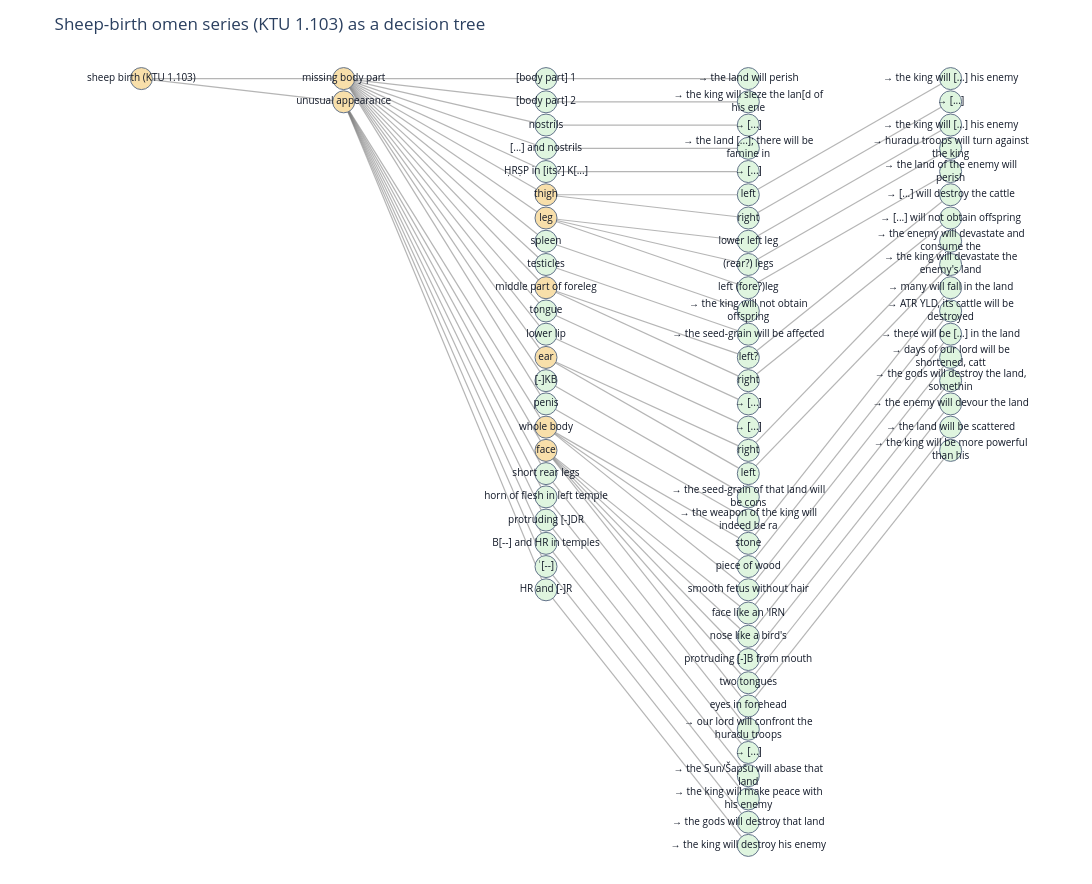

Write notebook code for a chart like this one.
### Markdown cell above
## 4. Draw the sheep-birth decision tree

This is the **sheep-birth** tablet — **RS 24.247+** (KTU 1.103+1.145), Pardee's *Malformed Animal Fetuses*. Its data file also carries a short set of **lunar** omens, but those are a *different* tablet (RIH 78/14) — we draw them on their own in §6, not mixed into this tree.

### Code cell
import collections
import textwrap
import plotly.graph_objects as go

def layered_pos(G, root=0):
    depth = {root: 0}
    q = collections.deque([root])
    while q:
        u = q.popleft()
        for v in G.successors(u):
            if v not in depth:
                depth[v] = depth[u] + 1
                q.append(v)
    rows = collections.defaultdict(list)
    for n, d in depth.items():
        rows[d].append(n)
    pos = {}
    for d, ns in rows.items():
        for i, n in enumerate(ns):
            pos[n] = (d, -i)
    return pos

def wrap_label(text, width=34):
    return "<br>".join(textwrap.wrap(text, width=width))

def plot_interactive_tree(G, title, root=0):
    pos = layered_pos(G, root=root)
    labels = {n: G.nodes[n]["label"] for n in G.nodes()}
    colors = ["#f8dfaa" if not G.nodes[n]["leaf"] else "#dff5df" for n in G.nodes()]

    edge_x, edge_y = [], []
    for u, v in G.edges():
        xu, yu = pos[u]; xv, yv = pos[v]
        edge_x.extend([xu, xv, None]); edge_y.extend([yu, yv, None])

    node_x = [pos[n][0] for n in G.nodes()]
    node_y = [pos[n][1] for n in G.nodes()]
    node_text = [labels[n] for n in G.nodes()]

    fig = go.Figure()
    fig.add_trace(go.Scatter(x=edge_x, y=edge_y, mode="lines",
        line=dict(color="rgba(120,120,120,0.55)", width=1.2),
        hoverinfo="skip", showlegend=False))
    fig.add_trace(go.Scatter(x=node_x, y=node_y, mode="markers+text",
        text=[wrap_label(t) for t in node_text], textposition="middle center",
        textfont=dict(size=10, color="#111827"),
        marker=dict(size=22, color=colors, line=dict(color="#64748b", width=1)),
        hovertemplate="<b>%{hovertext}</b><extra></extra>", hovertext=node_text,
        showlegend=False))

    # Adaptive canvas: wider for deeper trees, taller for more stacked siblings,
    # so a big omen series stays legible instead of cramped.
    per_depth = collections.Counter(int(x) for x in node_x)
    width  = max(1000, (max(per_depth) + 1) * 330)
    height = max(600, max(per_depth.values()) * 26)
    fig.update_layout(
        title=title, width=width, height=height,
        margin=dict(l=20, r=20, t=60, b=20),
        paper_bgcolor="white", plot_bgcolor="white",
        xaxis=dict(showgrid=False, zeroline=False, showticklabels=False,
                   range=[min(node_x) - 0.6, max(node_x) + 0.6]),
        yaxis=dict(showgrid=False, zeroline=False, showticklabels=False,
                   range=[min(node_y) - 0.8, max(node_y) + 0.8]),
        dragmode="pan")
    fig.show()   # render once; do NOT `return fig` (that caused a duplicate display)

plot_interactive_tree(G, "Sheep-birth omen series — RS 24.247+ (KTU 1.103+1.145)")

### Figure 1 — Plotly figure (JSON) as saved in the notebook; plotly's stock layout.template omitted (floating-point values rounded to 4 significant figures; data arrays with more than 128 entries replaced by an {"elided": "..."} marker saying what was removed)
{"data": [{"hoverinfo": "skip", "line": {"color": "rgba(120,120,120,0.55)", "width": 1.2}, "mode": "lines", "showlegend": false, "type": "scatter", "x": {"elided": "228 int values"}, "y": {"elided": "228 int values"}}, {"hovertemplate": "<b>%{hovertext}</b><extra></extra>", "hovertext": ["sheep birth (KTU 1.103)", "missing body part", "[body part] 1", "→ the land will perish", "[body part] 2", "→ the king will sieze the lan[d of his ene", "nostrils", "→ [...]", "[...] and nostrils", "→ the land [...]; there will be famine in ", "ḤRṢP in [its?] K[...]", "→ [...]", "thigh", "left", "→ the king will [...] his enemy", "right", "→ [...]", "leg", "lower left leg", "→ the king will [...] his enemy", "(rear?) legs", "→ huradu troops will turn against the king", "left (fore?)leg", "→ the land of the enemy will perish", "spleen", "→ the king will not obtain offspring", "testicles", "→ the seed-grain will be affected", "middle part of foreleg", "left?", "→ [...] will destroy the cattle", "right", "→ [...] will not obtain offspring", "tongue", "→ [...]", "lower lip", "→ [...]", "ear", "right", "→ the enemy will devastate and consume the", "left", "→ the king will devastate the enemy's land", "[-]KB", "→ the seed-grain of that land will be cons", "penis", "→ the weapon of the king will indeed be ra", "unusual appearance", "whole body", "stone", "→ many will fall in the land", "piece of wood", "→ ATR YLD, its cattle will be destroyed", "smooth fetus without hair", "→ there will be [...] in the land", "face", "face like an 'IRN", "→ days of our lord will be shortened, catt", "nose like a bird's", "→ the gods will destroy the land, somethin", "protruding [-]B from mouth", "→ the enemy will devour the land", "two tongues", "→ the land will be scattered", "eyes in forehead", "→ the king will be more powerful than his ", "short rear legs", "→ our lord will confront the huradu troops", "horn of flesh in left temple", "→ [...]", "protruding [-]DR", "→ the Sun/Šapšu will abase that land", "B[--] and HR in temples", "→ the king will make peace with his enemy", "ʿ[--]", "→ the gods will destroy that land", "HR and [-]R", "→ the king will destroy his enemy"], "marker": {"color": ["#f8dfaa", "#f8dfaa", "#dff5df", "#dff5df", "#dff5df", "#dff5df", "#dff5df", "#dff5df", "#dff5df", "#dff5df", "#dff5df", "#dff5df", "#f8dfaa", "#dff5df", "#dff5df", "#dff5df", "#dff5df", "#f8dfaa", "#dff5df", "#dff5df", "#dff5df", "#dff5df", "#dff5df", "#dff5df", "#dff5df", "#dff5df", "#dff5df", "#dff5df", "#f8dfaa", "#dff5df", "#dff5df", "#dff5df", "#dff5df", "#dff5df", "#dff5df", "#dff5df", "#dff5df", "#f8dfaa", "#dff5df", "#dff5df", "#dff5df", "#dff5df", "#dff5df", "#dff5df", "#dff5df", "#dff5df", "#f8dfaa", "#f8dfaa", "#dff5df", "#dff5df", "#dff5df", "#dff5df", "#dff5df", "#dff5df", "#f8dfaa", "#dff5df", "#dff5df", "#dff5df", "#dff5df", "#dff5df", "#dff5df", "#dff5df", "#dff5df", "#dff5df", "#dff5df", "#dff5df", "#dff5df", "#dff5df", "#dff5df", "#dff5df", "#dff5df", "#dff5df", "#dff5df", "#dff5df", "#dff5df", "#dff5df", "#dff5df"], "line": {"color": "#64748b", "width": 1}, "size": 22}, "mode": "markers+text", "showlegend": false, "text": ["sheep birth (KTU 1.103)", "missing body part", "[body part] 1", "→ the land will perish", "[body part] 2", "→ the king will sieze the lan[d of<br>his ene", "nostrils", "→ [...]", "[...] and nostrils", "→ the land [...]; there will be<br>famine in", "ḤRṢP in [its?] K[...]", "→ [...]", "thigh", "left", "→ the king will [...] his enemy", "right", "→ [...]", "leg", "lower left leg", "→ the king will [...] his enemy", "(rear?) legs", "→ huradu troops will turn against<br>the king", "left (fore?)leg", "→ the land of the enemy will<br>perish", "spleen", "→ the king will not obtain<br>offspring", "testicles", "→ the seed-grain will be affected", "middle part of foreleg", "left?", "→ [...] will destroy the cattle", "right", "→ [...] will not obtain offspring", "tongue", "→ [...]", "lower lip", "→ [...]", "ear", "right", "→ the enemy will devastate and<br>consume the", "left", "→ the king will devastate the<br>enemy's land", "[-]KB", "→ the seed-grain of that land will<br>be cons", "penis", "→ the weapon of the king will<br>indeed be ra", "unusual appearance", "whole body", "stone", "→ many will fall in the land", "piece of wood", "→ ATR YLD, its cattle will be<br>destroyed", "smooth fetus without hair", "→ there will be [...] in the land", "face", "face like an 'IRN", "→ days of our lord will be<br>shortened, catt", "nose like a bird's", "→ the gods will destroy the land,<br>somethin", "protruding [-]B from mouth", "→ the enemy will devour the land", "two tongues", "→ the land will be scattered", "eyes in forehead", "→ the king will be more powerful<br>than his", "short rear legs", "→ our lord will confront the<br>huradu troops", "horn of flesh in left temple", "→ [...]", "protruding [-]DR", "→ the Sun/Šapšu will abase that<br>land", "B[--] and HR in temples", "→ the king will make peace with<br>his enemy", "ʿ[--]", "→ the gods will destroy that land", "HR and [-]R", "→ the king will destroy his enemy"], "textfont": {"color": "#111827", "size": 10}, "textposition": "middle center", "type": "scatter", "x": [0, 1, 2, 3, 2, 3, 2, 3, 2, 3, 2, 3, 2, 3, 4, 3, 4, 2, 3, 4, 3, 4, 3, 4, 2, 3, 2, 3, 2, 3, 4, 3, 4, 2, 3, 2, 3, 2, 3, 4, 3, 4, 2, 3, 2, 3, 1, 2, 3, 4, 3, 4, 3, 4, 2, 3, 4, 3, 4, 3, 4, 3, 4, 3, 4, 2, 3, 2, 3, 2, 3, 2, 3, 2, 3, 2, 3], "y": [0, 0, 0, 0, -1, -1, -2, -2, -3, -3, -4, -4, -5, -5, 0, -6, -1, -6, -7, -2, -8, -3, -9, -4, -7, -10, -8, -11, -9, -12, -5, -13, -6, -10, -14, -11, -15, -12, -16, -7, -17, -8, -13, -18, -14, -19, -1, -15, -20, -9, -21, -10, -22, -11, -16, -23, -12, -24, -13, -25, -14, -26, -15, -27, -16, -17, -28, -18, -29, -19, -30, -20, -31, -21, -32, -22, -33]}], "layout": {"dragmode": "pan", "height": 884, "margin": {"b": 20, "l": 20, "r": 20, "t": 60}, "paper_bgcolor": "white", "plot_bgcolor": "white", "title": {"text": "Sheep-birth omen series (KTU 1.103) as a decision tree"}, "width": 1650, "xaxis": {"range": [-0.6, 4.6], "showgrid": false, "showticklabels": false, "zeroline": false}, "yaxis": {"range": [-33.8, 0.8], "showgrid": false, "showticklabels": false, "zeroline": false}}}
